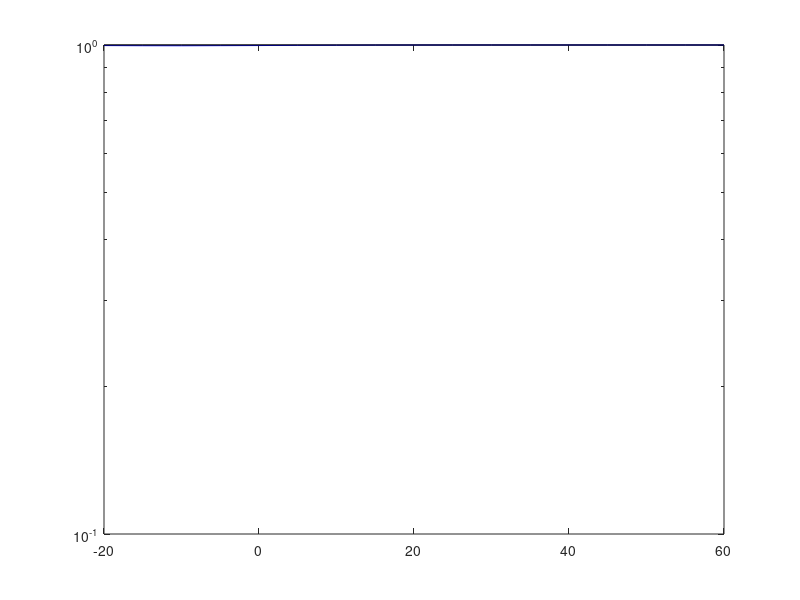

Here is the MATLAB script that generated this plot:
clear; clc; close all;

% The number of transmitter
MM = 4;
% Transmit power at transmitter
SNR_dB = -20:5:60;
SNR = 10.^(SNR_dB./10);
%
PN_dB = 10;
PN = 10^(PN_dB/10);
%
PF_dB = 10;
PF = 10^(PF_dB/10);
%
PE_dB = 10;
PE =10^(PE_dB/10);
% Channel Envoirments
epsilon = 2.7;
L = 1e3;
d0 = 1;
%
dSN = 0.2;
dSF = 1;
dSE = 1;
%
dNE = 0.5;
dEN = dNE;
%
dFE = 0.5;
dEF = dFE;
%
lSN = L/(dSN/d0)^epsilon;
lSF = L/(dSF/d0)^epsilon;
lSE = L/(dSE/d0)^epsilon;
%
lNE = L/(dNE/d0)^epsilon;
lEN = L/(dEN/d0)^epsilon;
%
lFE = L/(dFE/d0)^epsilon;
lEF = L/(dEF/d0)^epsilon;
%
Rth_xN = 0.2;
gth_xN = 2^(Rth_xN);
%
Rth_xF = 0.2;
gth_xF = 2^(Rth_xF);
%
thetaN = 0.2;
thetaF = 1 - (thetaN);
%
beta = 0.1;
%
SimTimes = 1e5;
%
RR = 1e5;

for ss = 1:length(SNR_dB)
    fprintf('Running Simulation: SNR = %d (dB) \n', SNR_dB(ss))
    
    %% Simulation Part
    %Channel model
    for mm = 1:MM
        hiN(:, mm) = random('Rayleigh', sqrt(lSN/2), [1, SimTimes]);
        hiF(:, mm) = random('Rayleigh', sqrt(lSF/2), [1, SimTimes]);
        hiE(:, mm) = random('Rayleigh', sqrt(lSE/2), [1, SimTimes]);
    end
    hNE(:, 1) = random('Rayleigh', sqrt(lNE/2), [1, SimTimes]);
    hEN(:, 1) = random('Rayleigh', sqrt(lEN/2), [1, SimTimes]);
    %
    hFE(:, 1) = random('Rayleigh', sqrt(lFE/2), [1, SimTimes]);
    hEF(:, 1) = random('Rayleigh', sqrt(lEF/2), [1, SimTimes]);
    %
    giN = abs(hiN).^2;
    giF = abs(hiF).^2;
    giE = abs(hiE).^2;
    %
    gNE = abs(hNE).^2;
    gEN = abs(hEN).^2;
    %
    gFE = abs(hFE).^2;
    gEF = abs(hEF).^2;
    % RTS scheme
    for yy = 1:SimTimes
        RTS = randperm(MM, 1);
        %
        gSN(yy, 1) = giN(yy, RTS);
        gSF(yy, 1) = giF(yy, RTS);
        gSE(yy, 1) = giE(yy, RTS);
    end
    %
    snrSbN_xN = SNR(ss)*thetaN*gSN./(SNR(ss)*beta*thetaF*gSN + PE*gEN + 1);
    snrSbN_xF = SNR(ss)*thetaF*gSN./(SNR(ss)*thetaN*gSN + PE*gEN + 1);
    %
    snrSbF_xF = SNR(ss)*thetaF*gSF./(SNR(ss)*thetaN*gSF + PE*gEF + 1);
    %
    snrSbE_xN = SNR(ss)*thetaN*gSE./(2);
    snrSbE_xF = SNR(ss)*thetaF*gSE./(2);
    %
    CSbN_xF = log2(1 + snrSbN_xF);
    %
    Cs_xN = max( log2(1+ snrSbN_xN) - log2(1 + snrSbE_xN), 0);
    Cs_xF = max( log2(1+ snrSbF_xF) - log2(1 + snrSbE_xF), 0);
    
    %% Simulation Result of SOP
    sim_SOP_xN = 0;
    sim_SOP_xF = 0;
    for zz = 1:SimTimes
        % with AN
        if (Cs_xN(zz) < Rth_xN && CSbN_xF(zz) > Rth_xF)
            sim_SOP_xN = sim_SOP_xN + 1;
        end
        if(CSbN_xF(zz) < Rth_xF)
            sim_SOP_xN = sim_SOP_xN + 1;
        end
        %
        if(Cs_xF(zz) < Rth_xF)
            sim_SOP_xF = sim_SOP_xF + 1;
        end
    end
    %
    SIM_SOP_xN(ss) = sim_SOP_xN/SimTimes;
    SIM_SOP_xF(ss) = sim_SOP_xF/SimTimes;
end
%

semilogy(SNR_dB, SIM_SOP_xN, '-b')
hold on
semilogy(SNR_dB, SIM_SOP_xF, '-k')

save data_SNR_SOP_NearUserRTS_wo_AN.dat SIM_SOP_xN -ascii
save data_SNR_SOP_FarUserRTS_wo_AN.dat SIM_SOP_xF -ascii
